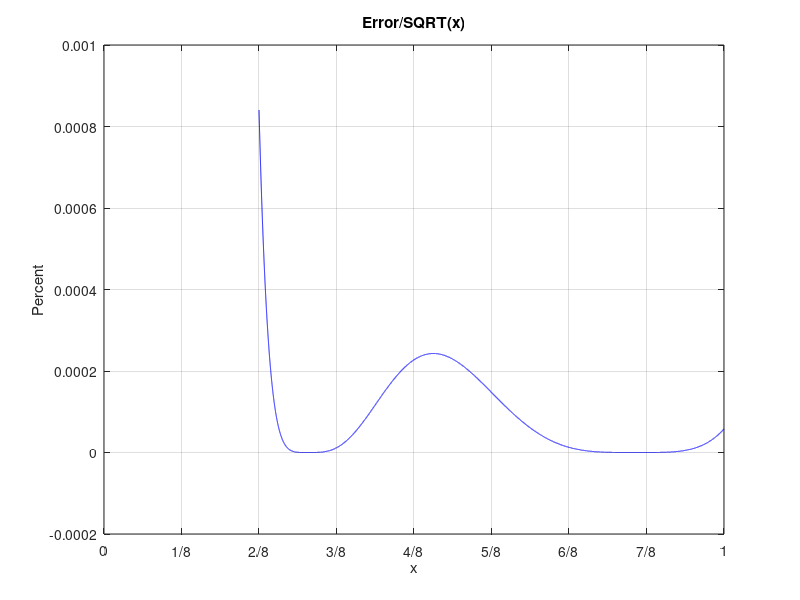

Reproduce this figure in MATLAB.
%  MATLAB code in conjunction with:
% 
%     M. Allie and R. Lyons, "A Root of Less Evil", IEEE Signal 
%     Processing Magazine, DSP Tips & Tricks column, Vol. 22,
%     No. 2, March 2005. 
%
%  Models the Newton-Raphson Inverse (NRI) square root algorithm.
%  Provides error statistics for both "two-iteration" and 
%  "one-iteration" vesrions.
%

clear
NumPts = 32768;  % Change to 16384 for Student version of MATLAB
x=[0.25:1/NumPts:1];
P0 = 1./(2/3*x+0.354167);
P1 = 0.5*P0.*(3-x.*P0.*P0);
P2 = 0.5*P1.*(3-x.*P1.*P1);
y=x.*P2;
er=sqrt(x)-y;
per=er./sqrt(x);
s_per=per*per';
ms_per=s_per/length(x);
y1=x.*P1;
er1=sqrt(x)-y1;
per1=er1./sqrt(x);
s_per1=per1*per1';
ms_per1=s_per1/length(x);
figure;
plot(x,per*100,'b')
title('Error/SQRT(x)')
xlabel('x')
ylabel('Percent')
grid on
v=axis;
axis([0,1,v(3),v(4)]);
set(gca,'xtick',[0,2/16,4/16,6/16,8/16,10/16,12/16,14/16,16/16,]);
set(gca,'XTickLabel',{'0','1/8','2/8','3/8','4/8','5/8','6/8','7/8 ','1',});
disp(' '), disp(' ')
disp(sprintf(' Floating Newton-Raphson Inverse Algorithm 2 iterations: Values in percent except MSE'))
disp(sprintf(' Mean Squared Error = %e     Maximum Error = %e',ms_per,max(abs(per)*100)))
disp(sprintf(' Average Error = %e     Variance = %e',mean(abs(per))*100, std(per*100)^2))
disp(' '), disp(' ')
disp(sprintf(' Floating Newton-Raphson Inverse Algorithm 1 iteration: Values in percent except MSE'))
disp(sprintf(' Mean Squared Error = %e     Maximum Error = %e',ms_per1,max(abs(per1)*100)))
disp(sprintf(' Average Error = %e     Variance = %e',mean(abs(per1))*100, std(per1*100)^2))

